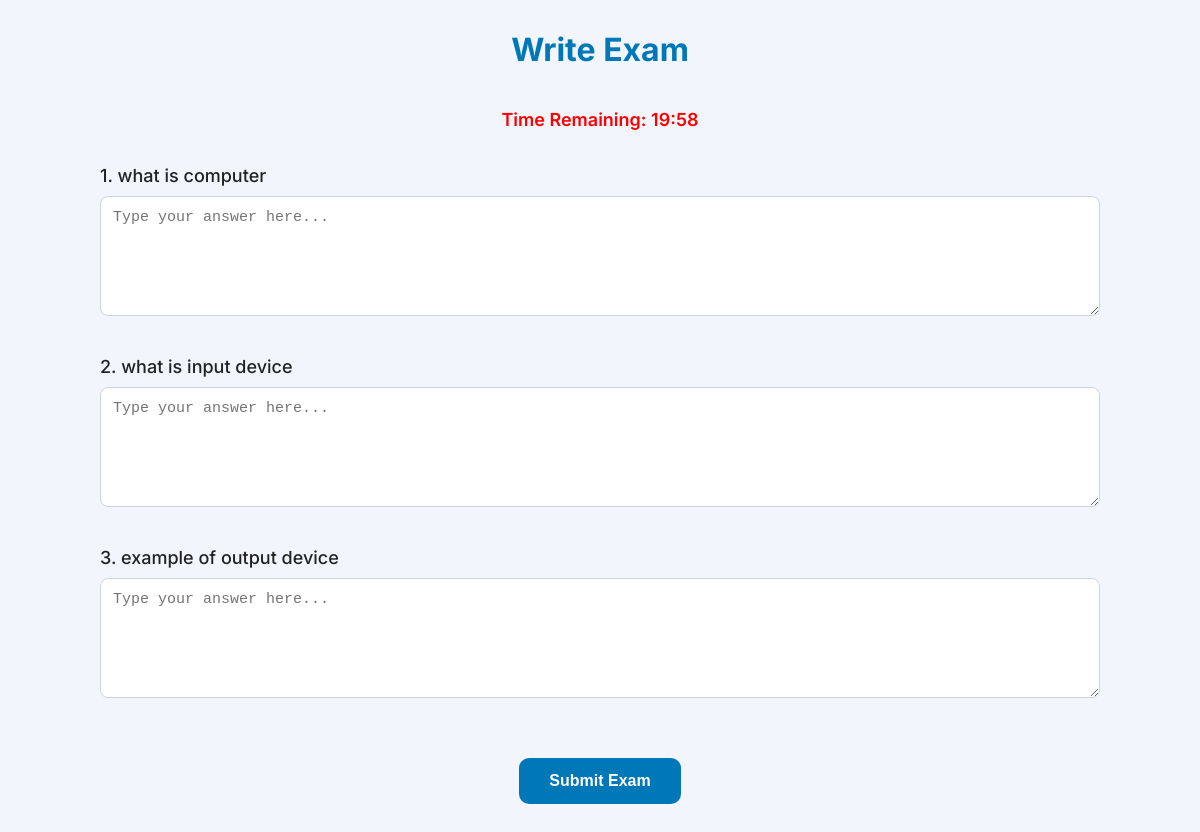
The app's page /write_exam/13 (signed in) with its own data.
### tables this page shows
CREATE TABLE Question (
                            id INTEGER PRIMARY KEY AUTOINCREMENT,
                            exam_id INTEGER,
                            question_text TEXT,
                            total_marks INTEGER,
                            answer_key TEXT);

### app.py (the view, shortened to what this page needs)
@app.route('/write_exam/<int:exam_id>', methods=['GET', 'POST'])
def write_exam(exam_id):
    if 'student_id' not in session:
        return redirect('/login_student')
    student_id = session['student_id']
    with sqlite3.connect('database.db') as conn:
        cursor = conn.cursor()
        cursor.execute("SELECT id FROM Attended WHERE student_id = ? AND exam_id = ?", (student_id, exam_id))
        attempted = cursor.fetchone()
        cursor.execute("SELECT duration FROM Exam WHERE id = ?", (exam_id,))
        result = cursor.fetchone()
        duration = result[0] if result else 0  # in minutes
        cursor.execute("SELECT * FROM Question WHERE exam_id = ?", (exam_id,))
        questions = cursor.fetchall()
        return render_template('write_exam.html', questions=questions, duration=duration)

### templates/write_exam.html (shortened to what this page needs)
<!DOCTYPE html>
<html lang="en">
<head>
</head>
<body>
    <h1>Write Exam</h1>
    <div id="timer">Time Remaining: Loading...</div>
    <form method="POST">
        {% for question in questions %}
            <div class="question-block">
                <p>{{ loop.index }}. {{ question[2] }}</p>
                <textarea name="answer_{{ question[0] }}" placeholder="Type your answer here..."></textarea>
            </div>
        {% endfor %}
        <button type="submit">Submit Exam</button>
    </form>
</body>
</html>

### templates/write_exam.html (style rules this page uses)
* { margin: 0; padding: 0; box-sizing: border-box; }
body { font-family: 'Inter', sans-serif; background: #f2f6fc; color: #222; padding: 30px 20px; }
h1 { font-size: 32px; color: #0077b6; text-align: center; margin-bottom: 30px; }
#timer { font-weight: 600; font-size: 18px; color: red; text-align: center; margin-bottom: 25px; position: sticky; top: 0; background: #f2f6fc; padding: 10px 0; z-index: 10; }
form { display: flex; flex-direction: column; gap: 40px; max-width: 1000px; margin: auto; }
.question-block { display: flex; flex-direction: column; gap: 10px; }
.question-block p { font-size: 18px; font-weight: 500; }
textarea { width: 100%; min-height: 120px; padding: 12px; font-size: 15px; border-radius: 8px; border: 1px solid #cbd5e1; resize: vertical; transition: border-color 0.3s ease; }
button[type="submit"] { align-self: center; margin-top: 20px; padding: 14px 30px; background-color: #0077b6; color: white; border: none; border-radius: 10px; font-size: 16px; font-weight: 600; cursor: pointer; transition: background-color 0.3s ease; }

### records on screen
Question: question_text "what is computer", id "Type your answer here..."
Question: question_text "what is input device", id "Type your answer here..."
Question: question_text "example of output device", id "Type your answer here..."
